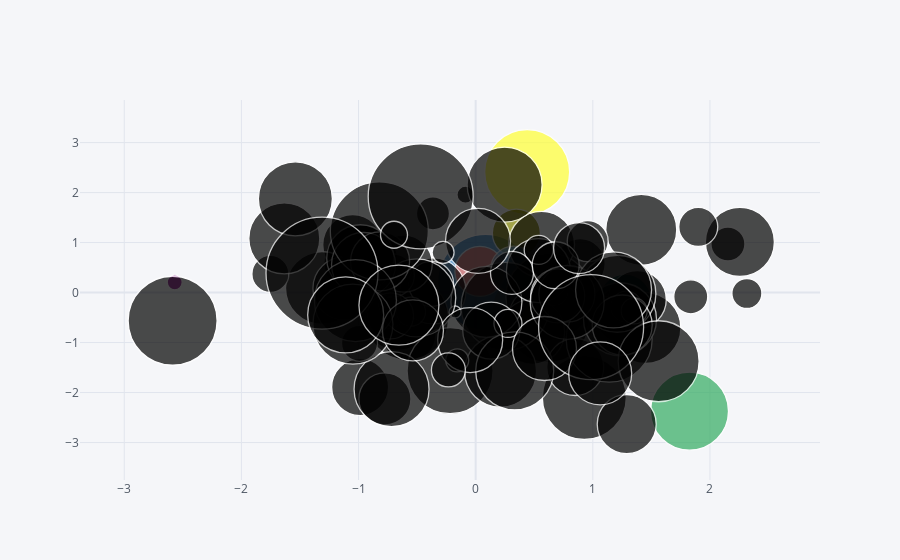

Notebook code for this chart:
### Code cell
df.iplot(kind = 'bubble', x= 'A', y = 'B',size="C")
